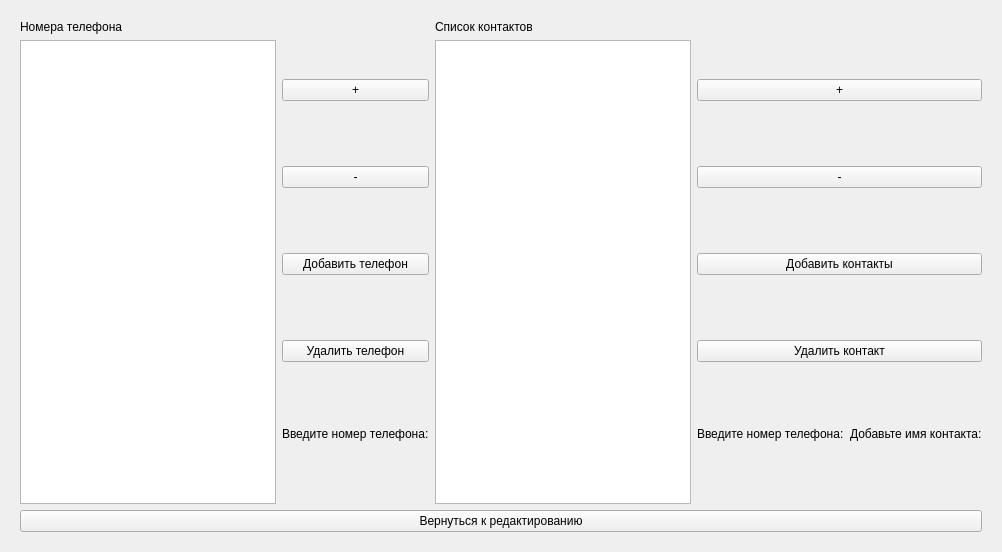
<?xml version="1.0" encoding="UTF-8"?>
<ui version="4.0">
 <class>Telephones_upd</class>
 <widget class="QWidget" name="Telephones_upd">
  <property name="geometry">
   <rect>
    <x>0</x>
    <y>0</y>
    <width>803</width>
    <height>552</height>
   </rect>
  </property>
  <property name="windowTitle">
   <string>Form</string>
  </property>
  <layout class="QVBoxLayout" name="verticalLayout_12">
   <item>
    <widget class="QStackedWidget" name="stackedWidget">
     <property name="currentIndex">
      <number>1</number>
     </property>
     <widget class="QWidget" name="page">
      <layout class="QVBoxLayout" name="verticalLayout_6">
       <item>
        <layout class="QHBoxLayout" name="horizontalLayout">
         <item>
          <widget class="QLabel" name="label_2">
           <property name="text">
            <string>Фамилия      </string>
           </property>
          </widget>
         </item>
         <item>
          <widget class="QLineEdit" name="le_last_name"/>
         </item>
        </layout>
       </item>
       <item>
        <layout class="QHBoxLayout" name="horizontalLayout_2">
         <item>
          <widget class="QLabel" name="label_3">
           <property name="text">
            <string>Имя</string>
           </property>
          </widget>
         </item>
         <item>
          <widget class="QLineEdit" name="le_name"/>
         </item>
        </layout>
       </item>
       <item>
        <layout class="QHBoxLayout" name="horizontalLayout_3">
         <item>
          <widget class="QLabel" name="label_4">
           <property name="text">
            <string>Отчество</string>
           </property>
          </widget>
         </item>
         <item>
          <widget class="QLineEdit" name="le_mid_name"/>
         </item>
        </layout>
       </item>
       <item>
        <layout class="QHBoxLayout" name="horizontalLayout_4">
         <item>
          <widget class="QLabel" name="label_5">
           <property name="text">
            <string>Дата рождения</string>
           </property>
          </widget>
         </item>
         <item>
          <widget class="QLineEdit" name="lineEdit_4">
           <property name="enabled">
            <bool>false</bool>
           </property>
          </widget>
         </item>
        </layout>
       </item>
       <item>
        <layout class="QHBoxLayout" name="horizontalLayout_5">
         <item>
          <widget class="QLabel" name="label_6">
           <property name="text">
            <string>Проверяется в интересах (служба)</string>
           </property>
          </widget>
         </item>
         <item>
          <widget class="QLineEdit" name="le_check_for"/>
         </item>
        </layout>
       </item>
       <item>
        <layout class="QHBoxLayout" name="horizontalLayout_6">
         <item>
          <spacer name="horizontalSpacer_3">
           <property name="orientation">
            <enum>Qt::Horizontal</enum>
           </property>
           <property name="sizeHint" stdset="0">
            <size>
             <width>40</width>
             <height>20</height>
            </size>
           </property>
          </spacer>
         </item>
         <item>
          <widget class="QLabel" name="label_7">
           <property name="text">
            <string>Дополнительная информация</string>
           </property>
          </widget>
         </item>
         <item>
          <widget class="QLineEdit" name="le_dop_info"/>
         </item>
         <item>
          <spacer name="horizontalSpacer_2">
           <property name="orientation">
            <enum>Qt::Horizontal</enum>
           </property>
           <property name="sizeHint" stdset="0">
            <size>
             <width>40</width>
             <height>20</height>
            </size>
           </property>
          </spacer>
         </item>
        </layout>
       </item>
       <item>
        <layout class="QVBoxLayout" name="verticalLayout_3">
         <item>
          <widget class="Line" name="line">
           <property name="orientation">
            <enum>Qt::Horizontal</enum>
           </property>
          </widget>
         </item>
         <item>
          <layout class="QHBoxLayout" name="horizontalLayout_21">
           <item>
            <widget class="QLabel" name="label_9">
             <property name="font">
              <font>
               <pointsize>10</pointsize>
              </font>
             </property>
             <property name="text">
              <string>Адрес</string>
             </property>
            </widget>
           </item>
          </layout>
         </item>
         <item>
          <layout class="QVBoxLayout" name="verticalLayout_4">
           <item>
            <layout class="QHBoxLayout" name="horizontalLayout_8">
             <item>
              <widget class="QRadioButton" name="rb_adres_reg">
               <property name="text">
                <string>Регистрации</string>
               </property>
              </widget>
             </item>
             <item>
              <widget class="QRadioButton" name="rb_adres_liv">
               <property name="text">
                <string>Проживания</string>
               </property>
              </widget>
             </item>
            </layout>
           </item>
           <item>
            <layout class="QHBoxLayout" name="horizontalLayout_20">
             <item>
              <layout class="QVBoxLayout" name="verticalLayout_5">
               <item>
                <layout class="QHBoxLayout" name="horizontalLayout_9">
                 <item>
                  <widget class="QLabel" name="label_12">
                   <property name="text">
                    <string>Город:</string>
                   </property>
                  </widget>
                 </item>
                 <item>
                  <widget class="QLineEdit" name="le_reg_city"/>
                 </item>
                </layout>
               </item>
               <item>
                <layout class="QHBoxLayout" name="horizontalLayout_12">
                 <item>
                  <widget class="QLabel" name="label_14">
                   <property name="text">
                    <string>Улица:</string>
                   </property>
                  </widget>
                 </item>
                 <item>
                  <widget class="QLineEdit" name="le_reg_street"/>
                 </item>
                </layout>
               </item>
               <item>
                <layout class="QHBoxLayout" name="horizontalLayout_11">
                 <item>
                  <widget class="QLabel" name="label_13">
                   <property name="text">
                    <string>Дом:</string>
                   </property>
                  </widget>
                 </item>
                 <item>
                  <widget class="QLineEdit" name="le_reg_house"/>
                 </item>
                </layout>
               </item>
               <item>
                <layout class="QHBoxLayout" name="horizontalLayout_13">
                 <item>
                  <widget class="QLabel" name="label_15">
                   <property name="text">
                    <string>Корпус/строение:</string>
                   </property>
                  </widget>
                 </item>
                 <item>
                  <widget class="QLineEdit" name="le_reg_corp"/>
                 </item>
                </layout>
               </item>
               <item>
                <layout class="QHBoxLayout" name="horizontalLayout_14">
                 <item>
                  <widget class="QLabel" name="label_16">
                   <property name="text">
                    <string>Квартира:</string>
                   </property>
                  </widget>
                 </item>
                 <item>
                  <widget class="QLineEdit" name="le_reg_flat"/>
                 </item>
                </layout>
               </item>
              </layout>
             </item>
            </layout>
           </item>
          </layout>
         </item>
        </layout>
       </item>
       <item>
        <widget class="QPushButton" name="pb_to_page2">
         <property name="text">
          <string>Перейти к редактированию телефонов</string>
         </property>
        </widget>
       </item>
       <item>
        <widget class="Line" name="line_3">
         <property name="orientation">
          <enum>Qt::Horizontal</enum>
         </property>
        </widget>
       </item>
      </layout>
     </widget>
     <widget class="QWidget" name="page_2">
      <layout class="QVBoxLayout" name="verticalLayout_14">
       <item>
        <layout class="QHBoxLayout" name="horizontalLayout_24">
         <item>
          <layout class="QHBoxLayout" name="horizontalLayout_7">
           <item>
            <layout class="QVBoxLayout" name="verticalLayout">
             <item>
              <widget class="QLabel" name="label_8">
               <property name="text">
                <string>Номера телефона</string>
               </property>
              </widget>
             </item>
             <item>
              <widget class="QTableView" name="tableView">
               <property name="sizePolicy">
                <sizepolicy hsizetype="Minimum" vsizetype="Expanding">
                 <horstretch>0</horstretch>
                 <verstretch>0</verstretch>
                </sizepolicy>
               </property>
              </widget>
             </item>
            </layout>
           </item>
           <item>
            <layout class="QVBoxLayout" name="verticalLayout_8">
             <item>
              <widget class="QPushButton" name="pb_add_line_telephone">
               <property name="text">
                <string>+</string>
               </property>
              </widget>
             </item>
             <item>
              <widget class="QPushButton" name="pb_del_line_telephone">
               <property name="text">
                <string>-</string>
               </property>
              </widget>
             </item>
             <item>
              <widget class="QPushButton" name="pb_add_telephone">
               <property name="text">
                <string>Добавить телефон</string>
               </property>
              </widget>
             </item>
             <item>
              <widget class="QPushButton" name="pb_del_telephone">
               <property name="text">
                <string>Удалить телефон</string>
               </property>
              </widget>
             </item>
             <item>
              <widget class="QLabel" name="label_11">
               <property name="sizePolicy">
                <sizepolicy hsizetype="Preferred" vsizetype="Fixed">
                 <horstretch>0</horstretch>
                 <verstretch>0</verstretch>
                </sizepolicy>
               </property>
               <property name="text">
                <string>Введите номер телефона:</string>
               </property>
              </widget>
             </item>
             <item>
              <layout class="QVBoxLayout" name="verticalLayout_2">
               <item>
                <layout class="QVBoxLayout" name="Layout_with_new_numbers"/>
               </item>
              </layout>
             </item>
            </layout>
           </item>
          </layout>
         </item>
         <item>
          <layout class="QHBoxLayout" name="horizontalLayout_23">
           <item>
            <layout class="QVBoxLayout" name="verticalLayout_7">
             <item>
              <widget class="QLabel" name="label_10">
               <property name="text">
                <string>Список контактов</string>
               </property>
              </widget>
             </item>
             <item>
              <widget class="QTableView" name="tableView_2">
               <property name="sizePolicy">
                <sizepolicy hsizetype="Minimum" vsizetype="Expanding">
                 <horstretch>0</horstretch>
                 <verstretch>0</verstretch>
                </sizepolicy>
               </property>
               <property name="selectionBehavior">
                <enum>QAbstractItemView::SelectRows</enum>
               </property>
              </widget>
             </item>
            </layout>
           </item>
           <item>
            <layout class="QVBoxLayout" name="verticalLayout_11">
             <item>
              <widget class="QPushButton" name="pb_add_contact_line">
               <property name="text">
                <string>+</string>
               </property>
              </widget>
             </item>
             <item>
              <widget class="QPushButton" name="pb_remove_contact_line">
               <property name="text">
                <string>-</string>
               </property>
              </widget>
             </item>
             <item>
              <widget class="QPushButton" name="pb_add_contact">
               <property name="text">
                <string>Добавить контакты</string>
               </property>
              </widget>
             </item>
             <item>
              <widget class="QPushButton" name="pb_del_contact">
               <property name="text">
                <string>Удалить контакт</string>
               </property>
              </widget>
             </item>
             <item>
              <layout class="QHBoxLayout" name="horizontalLayout_22">
               <item>
                <layout class="QVBoxLayout" name="verticalLayout_9">
                 <item>
                  <widget class="QLabel" name="label_22">
                   <property name="sizePolicy">
                    <sizepolicy hsizetype="Preferred" vsizetype="Fixed">
                     <horstretch>0</horstretch>
                     <verstretch>0</verstretch>
                    </sizepolicy>
                   </property>
                   <property name="text">
                    <string>Введите номер телефона:</string>
                   </property>
                  </widget>
                 </item>
                 <item>
                  <layout class="QVBoxLayout" name="vl_contact_num"/>
                 </item>
                </layout>
               </item>
               <item>
                <layout class="QVBoxLayout" name="verticalLayout_10">
                 <item>
                  <widget class="QLabel" name="label_23">
                   <property name="sizePolicy">
                    <sizepolicy hsizetype="Preferred" vsizetype="Fixed">
                     <horstretch>0</horstretch>
                     <verstretch>0</verstretch>
                    </sizepolicy>
                   </property>
                   <property name="text">
                    <string>Добавьте имя контакта:</string>
                   </property>
                  </widget>
                 </item>
                 <item>
                  <layout class="QVBoxLayout" name="vl_contact_info"/>
                 </item>
                </layout>
               </item>
              </layout>
             </item>
            </layout>
           </item>
          </layout>
         </item>
        </layout>
       </item>
       <item>
        <widget class="QPushButton" name="pb_back_to_page1">
         <property name="text">
          <string>Вернуться к редактированию</string>
         </property>
        </widget>
       </item>
       <item>
        <layout class="QVBoxLayout" name="vl_for_button"/>
       </item>
      </layout>
     </widget>
    </widget>
   </item>
  </layout>
 </widget>
 <resources/>
 <connections/>
</ui>
